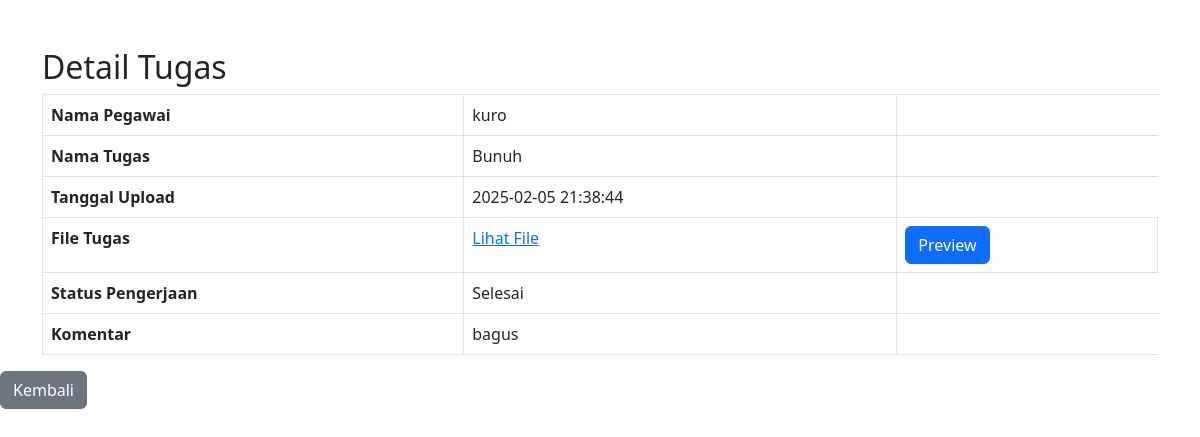
The app's page /admin/detail.php?id=30 with its own data.
### tables this page shows
CREATE TABLE `tugas` (
  `id` int(11) NOT NULL,
  `proyek_id` int(11) NOT NULL,
  `nama_tugas` varchar(100) NOT NULL,
  `tanggal_mulai` varchar(50) NOT NULL,
  `divisi` varchar(99) NOT NULL,
  `deadline` varchar(100) NOT NULL,
  `deskripsi` varchar(255) NOT NULL,
  `status_tugas` enum('belum selesai','selesai') DEFAULT 'belum selesai',
  `status` enum('Selesai','Belum Selesai') DEFAULT 'Belum Selesai',
  `user_id` int(11) NOT NULL
);

CREATE TABLE `user` (
  `id` int(11) NOT NULL,
  `nama` varchar(255) NOT NULL,
  `profil` varchar(255) NOT NULL,
  `username` varchar(255) NOT NULL,
  `password` varchar(255) NOT NULL,
  `role` enum('Supervisor','admin','user') DEFAULT NULL,
  `divisi` varchar(255) NOT NULL
);

CREATE TABLE `laporan` (
  `id` int(11) NOT NULL,
  `tugas_id` int(11) NOT NULL,
  `file_tugas` varchar(255) DEFAULT NULL,
  `status_pengerjaan` enum('Dalam Proses','Selesai') DEFAULT 'Dalam Proses',
  `komentar` text DEFAULT NULL,
  `tanggal_upload` datetime DEFAULT current_timestamp()
);

### admin/detail.php (the view, shortened to what this page needs)
<?php
include '../koneksi.php';
$tugas_id = isset($_GET['id']) ? $_GET['id'] : '';
$query = "SELECT tugas.*, user.nama as nama_user, laporan.tanggal_upload, laporan.file_tugas, laporan.status_pengerjaan, laporan.komentar
          FROM tugas
          LEFT JOIN user ON tugas.user_id = user.id
          LEFT JOIN laporan ON tugas.id = laporan.tugas_id
          WHERE tugas.id = '$tugas_id'";
$result = $conn->query($query);
$tugas = $result->fetch_assoc();
?>
<!DOCTYPE html>
<html lang="id">
<head>
    <link rel="stylesheet" href="https://cdn.jsdelivr.net/npm/bootstrap@5.3.0-alpha1/dist/css/bootstrap.min.css">
</head>
<body>
<div class="container mt-5">
    <h2>Detail Tugas</h2>
    <table class="table table-bordered">
        <tr>
            <th>Nama Pegawai</th>
            <td><?php echo htmlspecialchars($tugas['nama_user']); ?></td>
        </tr>
        <tr>
            <th>Nama Tugas</th>
            <td><?php echo htmlspecialchars($tugas['nama_tugas']); ?></td>
        </tr>
        <tr>
            <th>Tanggal Upload</th>
            <td><?php echo htmlspecialchars($tugas['tanggal_upload']); ?></td>
        </tr>
        <tr>
            <th>File Tugas</th>
            <td>
                <?php if ($tugas['file_tugas']): ?>
                    <a href="../uploads/<?php echo htmlspecialchars($tugas['file_tugas']); ?>" target="_blank">Lihat File</a>
                <?php else: ?>
                    Tidak ada file yang diunggah.
                <?php endif; ?>
            </td>
            <td>
                            <button class="btn btn-primary" onclick="openPreviewModal('../upload/<?= $row['file'] ?>')">Preview</button>
                        </td>
        </tr>
        <tr>
            <th>Status Pengerjaan</th>
            <td><?php echo htmlspecialchars($tugas['status_pengerjaan']); ?></td>
        </tr>
        <tr>
            <th>Komentar</th>
            <td><?php echo htmlspecialchars($tugas['komentar']); ?></td>
        </tr>
    </table>
</div>
    <a href="tugas.php" class="btn btn-secondary">Kembali</a>
</body>
</html>

### records on screen
tugas: user.nama "kuro", nama_tugas "Bunuh", laporan.tanggal_upload "2025-02-05 21:38:44", laporan.status_pengerjaan "Selesai", laporan.komentar "bagus"
